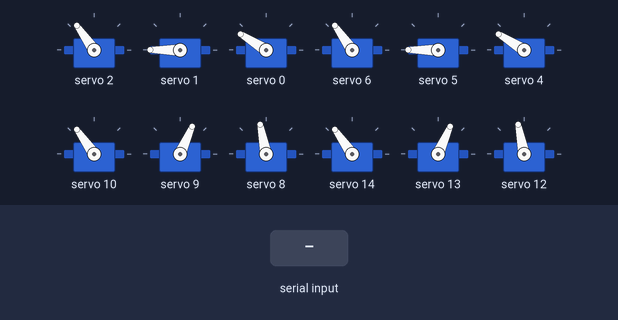
This sketch was run on a simulated ESP32. On the bench: 12 × servo. Inputs (shaded band) come from the test bench. What the sketch prints to the serial monitor is not drawn.

Above: at 1.3 s.
1.4 s: "2" received over Serial
At 4.2 s:
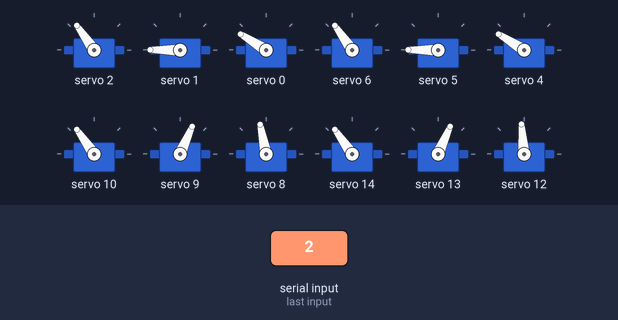
4.4 s: "3" received over Serial
At 5.8 s:
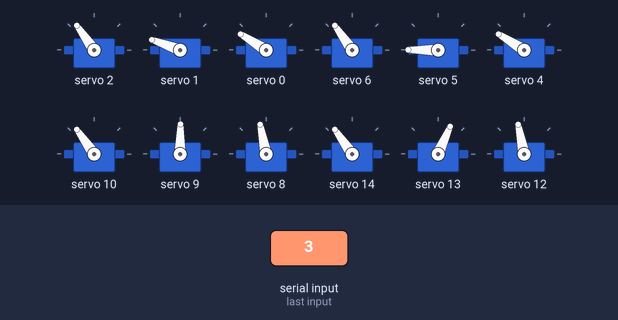
6.9 s: "4" received over Serial
At 9.1 s:
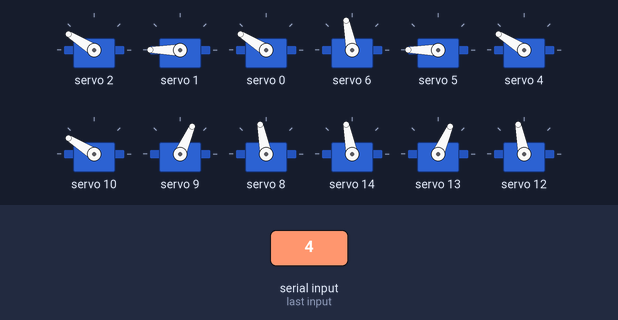
9.4 s: "5" received over Serial
At 10.7 s:
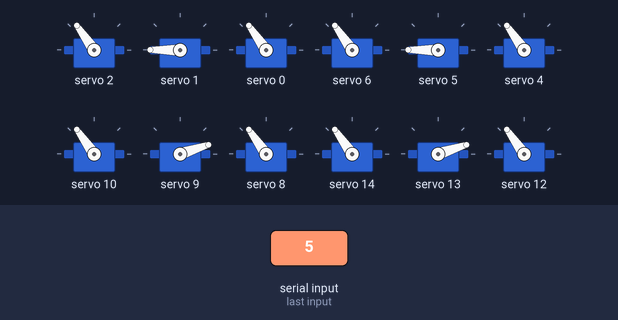
Timing chart, 0 to 11.9 s (numbered marks = the images above; inputs shaded):
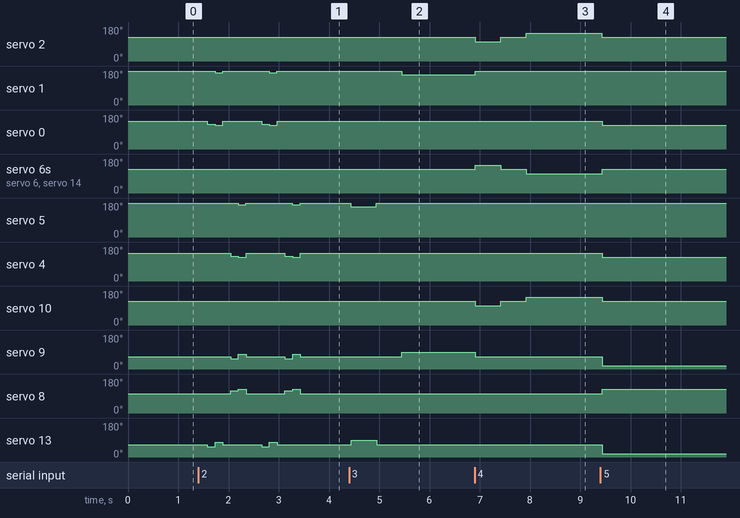

Measured:
- after the input at 1.4 s, servo 1: alternates 180° for 0.93 s and 172° for 0.15 s, starting after 0.33 s; servo 0: 148° → 130° after 0.18 s, → 125° 0.16 s later, → 148° 0.15 s later, → 130° 0.77 s later, … (6 changes in this stretch)
- after the input at 4.4 s, servo 1: 180° → 160° after 1.0 s; servo 5: 180° → 160° at once, → 180° 0.51 s later; servo 9: 66° → 89° after 1.1 s; servo 13: 66° → 89° at once, → 66° 0.51 s later; servo 12: 95° → 101° at once
- after the input at 6.9 s, servo 2, servo 10: 125° → 101° at once, → 125° 0.51 s later, → 148° 0.51 s later; servo 1: 160° → 180° at once; servo 6, servo 14: 125° → 148° at once, → 125° 0.51 s later, → 101° 0.51 s later; servo 9: 89° → 66° at once
- after the input at 9.4 s, servo 2, servo 0, servo 4, servo 10: 148° → 125° at once; servo 6, servo 8, servo 14, servo 12: 101° → 125° at once; servo 9, servo 13: 66° → 18° at once

The sketch:

QV2_Mediapipe.ino
```cpp
#include <Wire.h>
#include <Adafruit_PWMServoDriver.h>

// ESP32 I2C 핀 정의
#define SDA_PIN    21
#define SCL_PIN    22

// PCA9685 16채널 서보 드라이버
Adafruit_PWMServoDriver pwm = Adafruit_PWMServoDriver();
#define SERVOMIN   150
#define SERVOMAX   600
#define SERVO_FREQ 50

/* ------------- LOWER ------------- */

// [] 그룹에 묶어서 제어하는 다리 수
// Front Leg -->FLEG
const uint8_t FLEG_SIZE = 1;

// A: Front Left Leg (힙, 무릎, 발목) 서브 서보 -> Ankle // 메인 서보 --> Knee // Roll 축 서보 --> Hip
const uint8_t HIP_A[FLEG_SIZE] = {2};
const uint8_t KNEE_A[FLEG_SIZE] = {1};
const uint8_t ANKLE_A[FLEG_SIZE] = {0};

// B: Back Left Leg (힙, 무릎, 발목)
const uint8_t HIP_B[FLEG_SIZE] = {6};
const uint8_t KNEE_B[FLEG_SIZE] = {5};
const uint8_t ANKLE_B[FLEG_SIZE] = {4};

/* ------------- UPPER ------------- */

// [] 그룹에 묶어서 제어하는 다리 수
// Back Leg --> BLEG
const uint8_t BLEG_SIZE = 1;

// C: Front Right Leg (힙, 무릎, 발목)
const uint8_t HIP_C[BLEG_SIZE] = {10};
const uint8_t KNEE_C[BLEG_SIZE] = {9};
const uint8_t ANKLE_C[BLEG_SIZE] = {8};

// D: Back Right Leg (힙, 무릎, 발목)
const uint8_t HIP_D[BLEG_SIZE] = {14};
const uint8_t KNEE_D[BLEG_SIZE] = {13};
const uint8_t ANKLE_D[BLEG_SIZE] = {12};


// PWM 서보 각도 설정
void setAngle(uint8_t ch, float angle) {
  angle = constrain(angle, 0, 180);
  uint16_t pulse = map((int)angle, 0, 180, SERVOMIN, SERVOMAX);
  pwm.setPWM(ch, 0, pulse);
}

// ============= FRONT =============
void setGroupA(float hip, float knee, float ankle) {    // Left
  setAngle(HIP_A[0], hip);
  setAngle(KNEE_A[0], knee);
  setAngle(ANKLE_A[0], ankle);
}

void setGroupB(float hip, float knee, float ankle) {    // Right
  setAngle(HIP_B[0], hip);
  setAngle(KNEE_B[0], knee);
  setAngle(ANKLE_B[0], ankle);
}

// ============= BACK =============
void setGroupC(float hip, float knee, float ankle) {    // Left
  setAngle(HIP_C[0], hip);
  setAngle(KNEE_C[0], knee);
  setAngle(ANKLE_C[0], ankle);
}
void setGroupD(float hip, float knee, float ankle) {    // Right
  setAngle(HIP_D[0], hip);
  setAngle(KNEE_D[0], knee);
  setAngle(ANKLE_D[0], ankle);
}


void setup() {
  Serial.begin(115200);
  delay(100);
  Wire.begin(SDA_PIN, SCL_PIN);
  pwm.begin();
  pwm.setPWMFreq(SERVO_FREQ);
  delay(10);

  Serial.println("QV2 Control Ready");

  // 초기 포즈: 일어난 상태
  setGroupA(90, 140, 110);
  setGroupB(90, 140, 110);
  setGroupC(90, 40, 70);
  setGroupD(90, 40, 70);
}

void loop() {
  while (Serial.available() > 0) {
    char data = Serial.read();

    /* ------------- LOWER ------------- */
    switch (data) {
      case '1': // 편 손가락 수: 1 --> 일어나기
        setGroupA(90, 140, 110);
        setGroupB(90, 140, 110);
        setGroupC(90, 40, 70);
        setGroupD(90, 40, 70);
        Serial.println("1: 일어나기");
        break;

      case '2': // 편 손가락 수: 2 -->  전진 Trot Gait
        setGroupA(90, 140, 110);
        setGroupB(90, 140, 110);
        setGroupC(90, 40, 70);
        setGroupD(90, 40, 65); // 발 위치 맞추기 --> 서브 서보 수정 전
        delay(150);
        setGroupA(90, 150, 95); //F_L 발 들기
        setGroupD(90, 30, 85);  //B_R 발 들기
        delay(150);
        setGroupA(90, 130, 90); //F_L 발 밀기
        setGroupD(90, 50, 90);  //B_R 발 밀기
        delay(150);
        setGroupA(90, 140, 110); //F_L 발 원상태
        setGroupD(90, 40, 65);  //B_R 발 원상태
        delay(150);
        setGroupB(90, 150, 95);  //F_R 발 들기
        setGroupC(90, 30, 85);  //B_L 발 들기
        delay(150);
        setGroupB(90, 130, 90);  //F_R 발 밀기
        setGroupC(90, 50, 90);  //B_L 발 밀기
        delay(150);
        setGroupB(90, 140, 110);  //F_R 원상태
        setGroupC(90, 40, 70);  //B_L 원상태
        delay(150); // ======== 초기화 ========
        setGroupA(90, 140, 110);
        setGroupB(90, 140, 110);
        setGroupC(90, 40, 70);
        setGroupD(90, 40, 65); // 발 위치 맞추기 --> 서브 서보 수정 전
        delay(150);
        setGroupA(90, 150, 95); //F_L 발 들기
        setGroupD(90, 30, 85);  //B_R 발 들기
        delay(150);
        setGroupA(90, 130, 90); //F_L 발 밀기
        setGroupD(90, 50, 90);  //B_R 발 밀기
        delay(150);
        setGroupA(90, 140, 110); //F_L 발 원상태
        setGroupD(90, 40, 65);  //B_R 발 원상태
        delay(150);
        setGroupB(90, 150, 95);  //F_R 발 들기
        setGroupC(90, 30, 85);  //B_L 발 들기
        delay(150);
        setGroupB(90, 130, 90);  //F_R 발 밀기
        setGroupC(90, 50, 90);  //B_L 발 밀기
        delay(150);
        setGroupB(90, 140, 110);  //F_R 원상태
        setGroupC(90, 40, 70);  //B_L 원상태
        Serial.println("2: 전진");
        break;

      case '3': // 편 손가락 수: 3 --> Pitch 회전
        setGroupA(90, 140, 110);  // FL / --> 앞으로 숙이기
        setGroupB(90, 120, 110);  // BL
        setGroupC(90, 40, 70);  // FR
        setGroupD(90, 60, 70);  // BR
        delay(500); // 초기화
        setGroupA(90, 140, 110);
        setGroupB(90, 140, 110);
        setGroupC(90, 40, 70);
        setGroupD(90, 40, 70);
        delay(500); // 초기화
        setGroupA(90, 120, 110);  // FL / --> 뒤로 숙이기
        setGroupB(90, 140, 110);  // BL
        setGroupC(90, 60, 70);  // FR
        setGroupD(90, 40, 70);  // BR
        Serial.println("3: Pitch 회전");
        break;

      case '4': // 편 손가락 수: 4 --> Roll 회전
        setGroupA(70, 140, 110); // --> Roll 좌 움직임
        setGroupB(110, 140, 110);
        setGroupC(70, 40, 70);
        setGroupD(110, 40, 70);
        delay(500); // 초기화
        setGroupA(90, 140, 110); // --> 일어나기 상태
        setGroupB(90, 140, 110);
        setGroupC(90, 40, 70);
        setGroupD(90, 40, 70);
        delay(500); // 초기화
        setGroupA(110, 140, 110); // --> Roll 우 움직임
        setGroupB(70, 140, 110);
        setGroupC(110, 40, 70);
        setGroupD(70, 40, 70);
        Serial.println("4: Roll 회전");
        break;

      case '5': // 편 손가락 수: 5 --> 완전히 앉기
        setGroupA(90, 180, 90);
        setGroupB(90, 180, 90);
        setGroupC(90, 0, 90);
        setGroupD(90, 0, 90);
        Serial.println("5: 앉기");
        break;

      case '0': // 카메라에 손가락 인식 X --> 정지
        setGroupA(90, 140, 110);
        setGroupB(90, 140, 110);
        setGroupC(90, 40, 70);
        setGroupD(90, 40, 70);
        Serial.println("0: 정지");
        break;

      default:
      // 기타 입력 무시
        break;


    }
  }
  delay(50); // 과부화 방지
}
```
